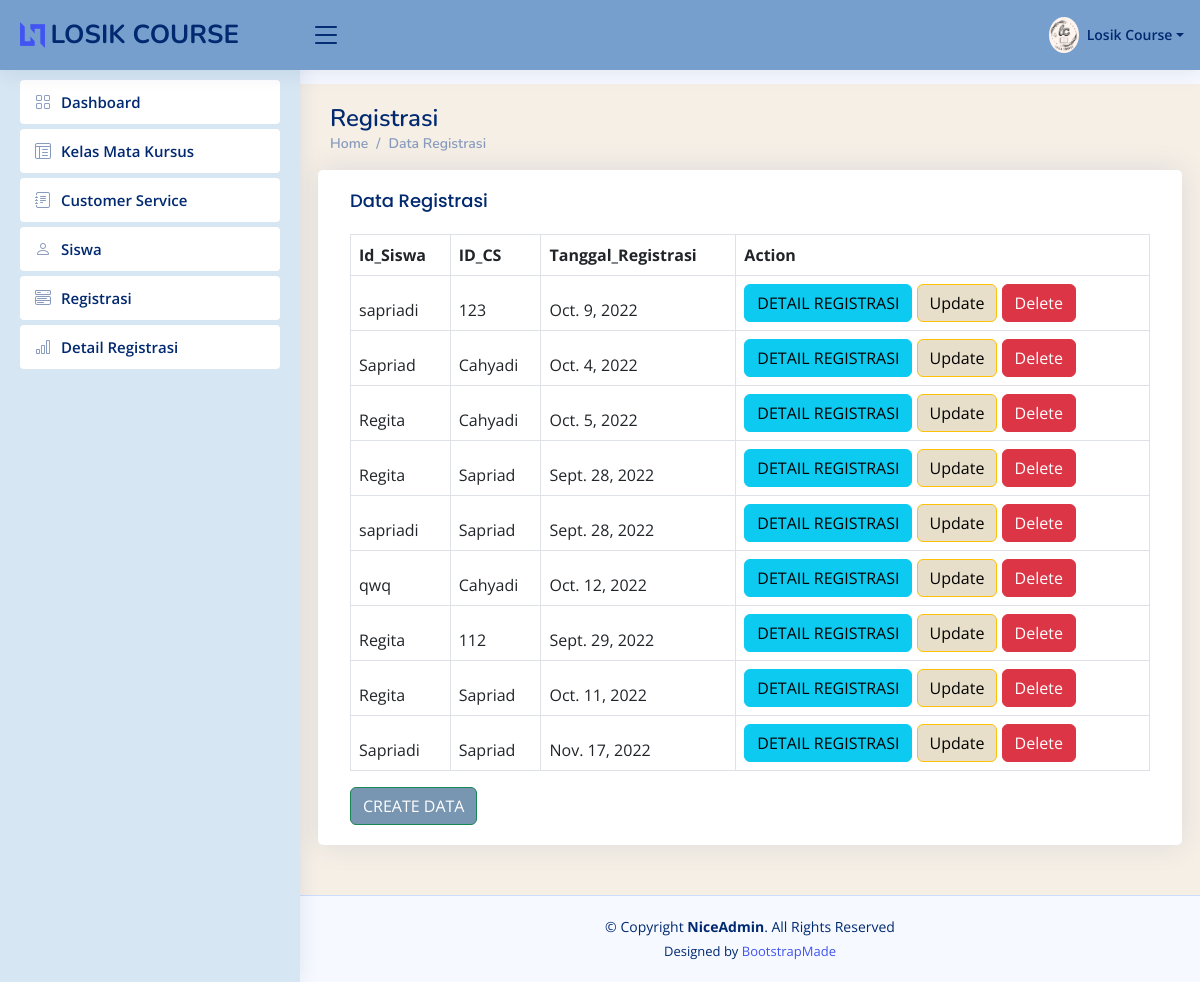
Page /registrasi on the earlier database version.
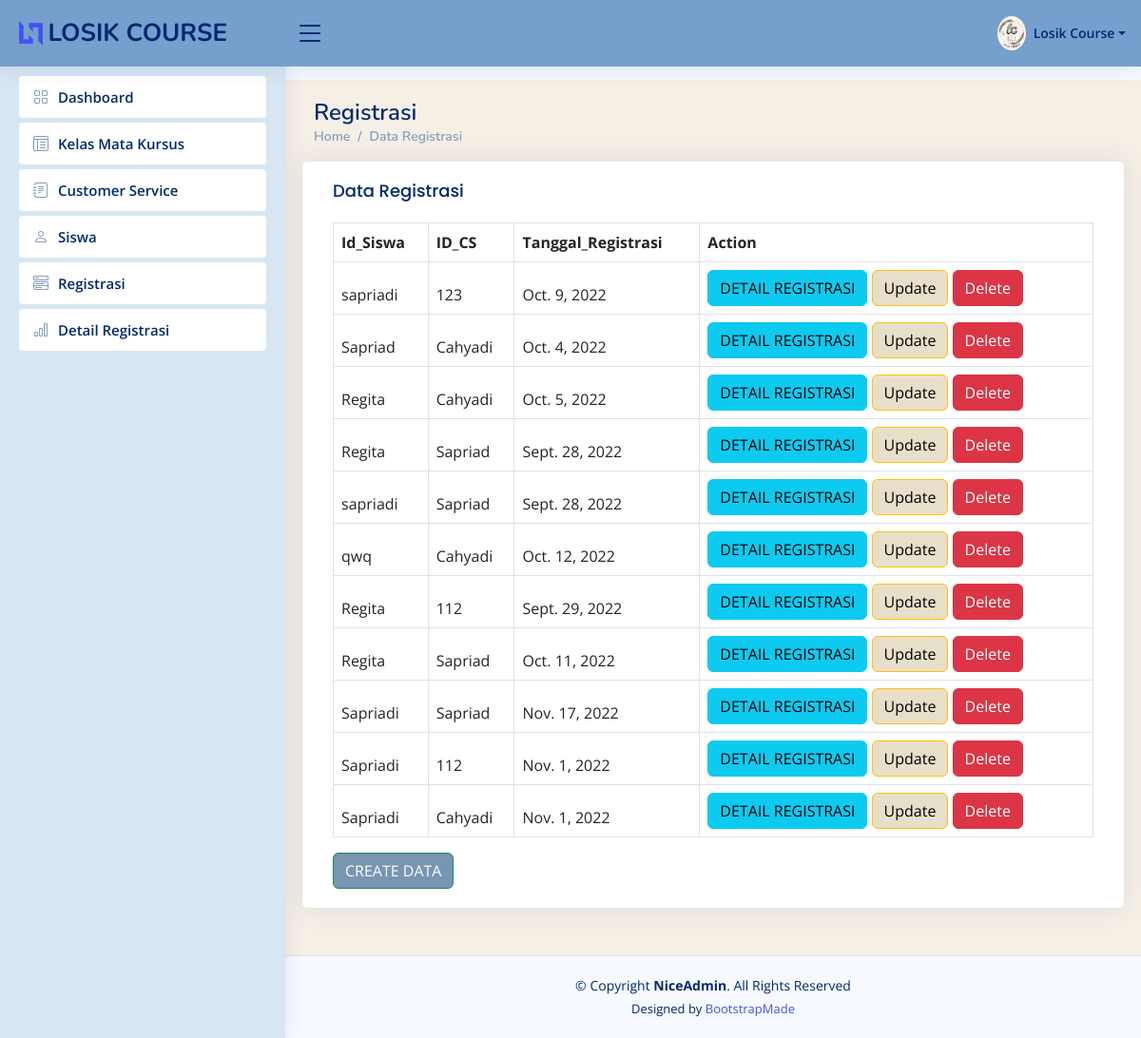
Same page on the later database version.
### app/models.py (models this page shows, shortened)
class Registrasi(models.Model):
    Id_Registrasi = models.AutoField(primary_key=True)
    Id_Siswa = models.ForeignKey(Siswa, on_delete=models.CASCADE)
    ID_CS = models.ForeignKey(CustomerService, on_delete=models.CASCADE)
    Tanggal_Registrasi = models.DateField()

class Siswa(models.Model):
    Id_Siswa = models.AutoField(primary_key=True)
    Nama_Siswa = models.CharField(max_length=50)
    Tanggal_Lahir = models.DateField()
    Alamat_Siswa = models.TextField(blank=True, null=True)
    Nomor_Telepon_Siswa = models.PositiveIntegerField()
    def __str__(self):
        return str(self.Nama_Siswa)

class CustomerService(models.Model):
    ID_CS = models.AutoField(primary_key=True)
    nama_cs = models.CharField(max_length=50)
    nomer_telepon_cs = models.PositiveIntegerField()
    Alamat_cs = models.TextField()
    def __str__(self):
        return str(self.nama_cs)

### app/views.py (the view)
# urls.py: path('registrasi', views.registrasi, name='registrasi'),
def registrasi(request):
    allregistrasiobj = models.Registrasi.objects.all()
    getregistrasiobj = models.Registrasi.objects.get(Id_Registrasi=2)
    return render(request, 'registrasiy.html',{
        'allregistrasiobj' : allregistrasiobj,
        'getregistrasiobj' : getregistrasiobj,
    })

### app/templates/registrasiy.html (shortened to what the changed rows need)
{%load static%}
<!DOCTYPE html>
<html lang="en">
<head>{% static '
  <link href="{% static 'assets/vendor/bootstrap/css/bootstrap.min.css'%}" rel="stylesheet">
  <link href="{% static 'assets/vendor/bootstrap-icons/bootstrap-icons.css'%}" rel="stylesheet">
  <link href="{% static 'assets/vendor/boxicons/css/boxicons.min.css'%}" rel="stylesheet">
  <link href="{% static 'assets/vendor/quill/quill.snow.css'%}" rel="stylesheet">
  <link href="{% static 'assets/vendor/quill/quill.bubble.css'%}" rel="stylesheet">
  <link href="{% static 'assets/vendor/remixicon/remixicon.css'%}" rel="stylesheet">
  <link href="{% static 'assets/vendor/simple-datatables/style.css'%}" rel="stylesheet">
  <link href="{% static 'assets/css/style.css'%}" rel="stylesheet">
</head>
<body>
  <main id="main" class="main">
      <div class="pagetitle">
        <h1>Registrasi</h1>
      </div>
      <section class="section">
        <div class="row">
            <div class="card">
              <div class="card-body">
                <table class="table table-bordered">
                  <thead>
                    <tr>
                        <th>Id_Siswa</th>
                        <th>ID_CS</th>
                        <th>Tanggal_Registrasi</th>
                        <th>Action</th>
                    </tr>
                    {% for item in allregistrasiobj %}
                    <tr>
                        <td>{{ item.Id_Siswa }}</td>
                        <td>{{ item.ID_CS }}</td>
                        <td>{{ item.Tanggal_Registrasi}}</td>
                        <td>
                            <a href="{%url 'filterdetailregis' item.Id_Registrasi %}">
                                <button class="btn btn-info">
                                    DETAIL REGISTRASI
                                </button>
                            </a>
                            <a href="{%url 'updateregistrasi' item.Id_Registrasi %}">
                                <button class="btn btn-warning" style="background-color: #e8dfca">Update</button>
                            </a>
                            <a href="{%url 'deleteregistrasi' item.Id_Registrasi %}">
                                <button class="btn btn-danger">Delete</button>
                            </a>
                        </td>
                    </tr>
                    {% endfor %}
                </table>
              </div>
            </div>
          </div>
      </section>
  </main>
</body>
</html>

Differences in the rows shown:
added Registrasi: Id_Siswa "Sapriadi", ID_CS "112", Tanggal_Registrasi "Nov. 1, 2022"
added Registrasi: Id_Siswa "Sapriadi", ID_CS "Cahyadi", Tanggal_Registrasi "Nov. 1, 2022"
